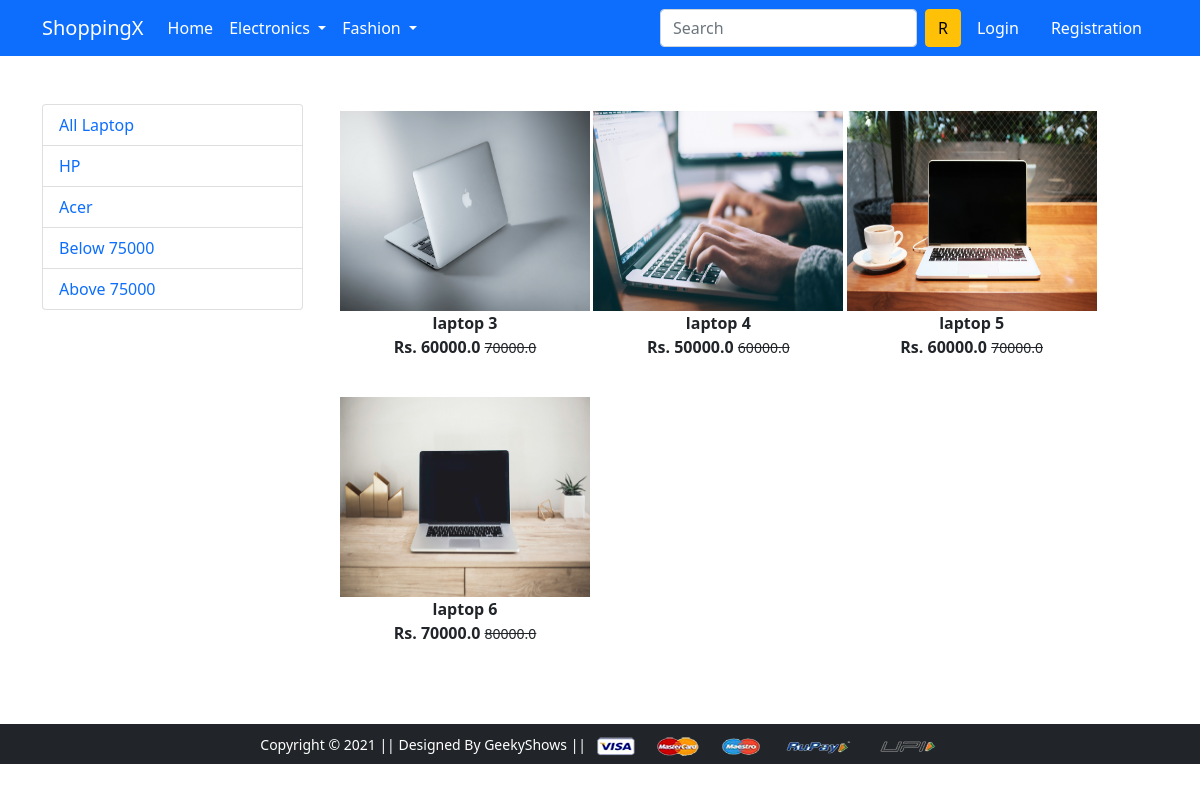
Page /laptop/below on the committed database.
### app/models.py (models this page shows, shortened)
class Product(models.Model):
    title = models.CharField(max_length=100)
    selling_price = models.FloatField()
    discounted_price = models.FloatField()
    description = models.TextField()
    brand = models.CharField(max_length=100)
    category = models.CharField(choices=CATEGORY_CHOICES, max_length=2)
    product_image = models.ImageField(upload_to='productimg')

### app/views.py (the view)
# urls.py: path('laptop/', views.laptop, name='laptop'),
def laptop(request, data=None):
  if data == None:
   laptops = Product.objects.filter(category='L')
  elif data == 'HP' or data == 'Acer':
   laptops = Product.objects.filter(category="L").filter(brand=data)
  elif data == 'below':
   laptops = Product.objects.filter(category="L").filter(discounted_price__lt=75000)
  elif data == 'above':
   laptops = Product.objects.filter(category="L").filter(discounted_price__gt=75000)
  return render(request, 'app/laptop.html', {'laptops': laptops})

### app/templates/app/laptop.html (shortened to what this page needs)
{% extends 'app/base.html' %}
{% load static %}
{% block main-content %}
<div class="container my-5">
 <div class="row">
  <div class="col-sm-3">
    <div class="list-group">
        <a href="{% url 'laptop' %}" class="list-group-item list-grou-item-action" aria-current="true">All Laptop</a>
        <a href="{% url 'laptopdata' 'HP' %}" class="list-group-item list-grou-item-action" aria-current="true">HP</a>
        <a href="{% url 'laptopdata' 'Acer' %}" class="list-group-item list-grou-item-action" aria-current="true">Acer</a>
         <a href="{% url 'laptopdata' 'below' %}" class="list-group-item list-grou-item-action" aria-current="true">Below 75000</a>
         <a href="{% url 'laptopdata' 'above' %}" class="list-group-item list-grou-item-action" aria-current="true">Above 75000</a>
    </div>
  </div>
  <div class="col-sm-8">
   <div class="row">
    {% for product in laptops %}
    <div class="col-sm-4 text-center mb-4">
        <a href="{% url 'product-detail' product.id %}" class="btn">
            <div class="item">
                <img src="{{product.product_image.url}}" alt="img" height="200" width="250">
                <div class="fw-bold">{{product.title}}</div>
                <div class="fw-bold">Rs. {{product.discounted_price}} <small class="fw-light text-decoration-line-through">{{product.selling_price}}</small></div>
            </div>
        </a>
    </div>
    {% endfor %}
   </div>
  </div>
 </div>
</div>
{% endblock main-content %}

### rows in the picture
Product: product_image (picture), title "laptop 3", discounted_price "60000.0", selling_price "70000.0"
Product: product_image (picture), title "laptop 4", discounted_price "50000.0", selling_price "60000.0"
Product: product_image (picture), title "laptop 5", discounted_price "60000.0", selling_price "70000.0"
Product: product_image (picture), title "laptop 6", discounted_price "70000.0", selling_price "80000.0"
